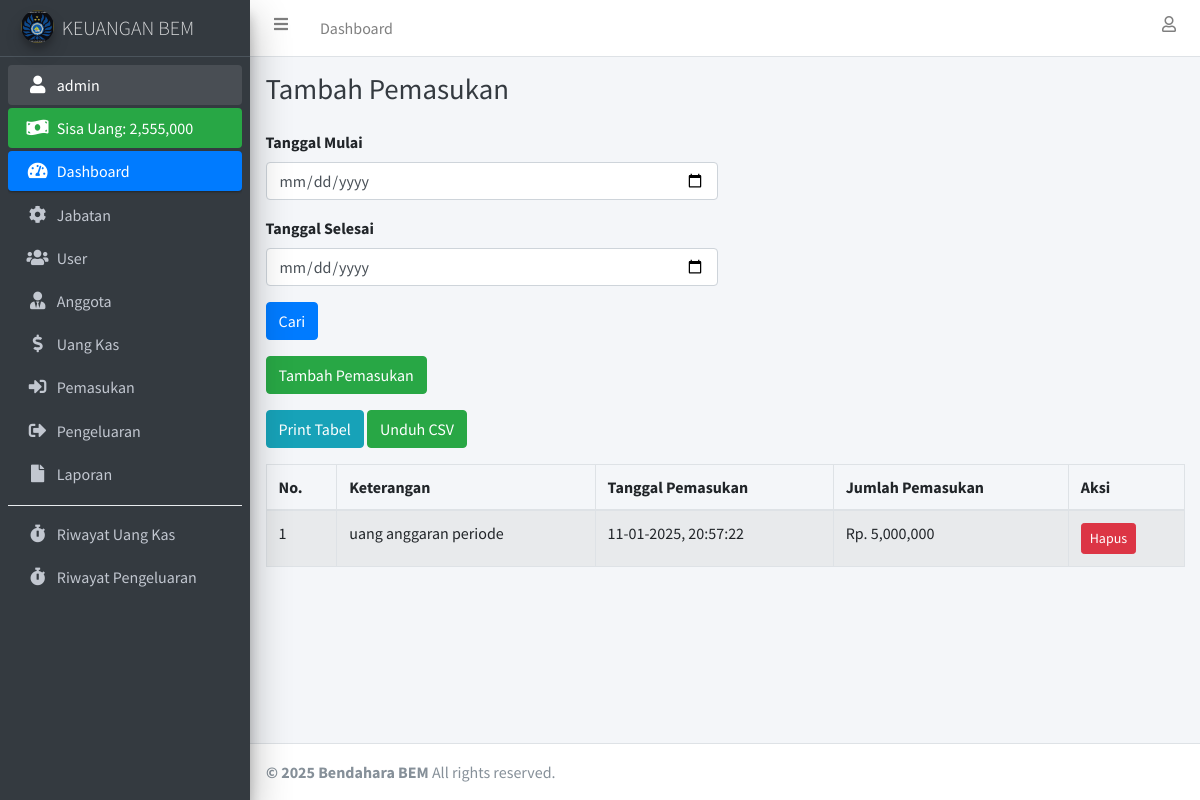
The app's page /pemasukan.php (signed in) with its own data.
### tables this page shows
CREATE TABLE `user` (
  `id_user` int(11) NOT NULL,
  `nama_lengkap` varchar(100) NOT NULL,
  `username` varchar(100) NOT NULL,
  `password` varchar(255) NOT NULL,
  `id_jabatan` int(11) NOT NULL
);

CREATE TABLE `pemasukan` (
  `id_pemasukan` int(11) NOT NULL,
  `jumlah_pemasukan` bigint(20) NOT NULL,
  `keterangan` text NOT NULL,
  `tanggal_pemasukan` datetime DEFAULT current_timestamp()
);

### connection.php (called while the page is built, shortened)
<?php
	$host		= "localhost";
	$username	= "root";
	$password	= "";
	$database	= "uang_kas";
	$conn 		= mysqli_connect($host, $username, $password, $database);
if (isset($_SESSION['id_user'])) {
	function dataUser() {
		global $conn;
		$id_user = $_SESSION['id_user'];
		return mysqli_fetch_assoc(mysqli_query($conn, "SELECT * FROM user INNER JOIN jabatan ON user.id_jabatan = jabatan.id_jabatan WHERE id_user = '$id_user'"));
	}
}

### pemasukan.php (the view, shortened to what this page needs)
<?php
require 'connection.php';
$search_query = "";
?>
<!DOCTYPE html>
<html lang="id">
<head>
    <?php include 'include/css.php'; ?>
</head>
<body class="hold-transition sidebar-mini layout-fixed">
<div class="wrapper">
    <?php include 'include/navbar.php'; ?>
    <?php include 'include/sidebar.php'; ?>
    <div class="content-wrapper">
        <div class="content-header">
            <div class="container-fluid">
                <div class="row mb-2">
                    <div class="col-sm">
                        <h1 class="m-0 text-dark">Tambah Pemasukan</h1>
                    </div>
                </div>
            </div>
        </div>
        <section class="content">
            <div class="container-fluid">
                <div class="row">
                    <div class="col-lg-6">
                        <form method="post">
                            <div class="form-group">
                                <label for="start_date">Tanggal Mulai</label>
                                <input type="date" name="start_date" class="form-control">
                            </div>
                            <div class="form-group">
                                <label for="end_date">Tanggal Selesai</label>
                                <input type="date" name="end_date" class="form-control">
                            </div>
                            <button type="submit" name="btnSearch" class="btn btn-primary">Cari</button>
                        </form>
                    </div>
                </div>
            </div>
        </section>
        <section class="content">
            <div class="container-fluid">
                <div class="row">
                    <div class="col-lg-6">
                        <button id="toggleFormBtn" class="btn btn-success mb-3">Tambah Pemasukan</button>
                    </div>
                </div>
            </div>
        </section>
        <section class="content">
            <div class="container-fluid">
                <div class="row">
                    <div class="col-lg-12">
                        <div class="mb-3">
                            <button onclick="printTable()" class="btn btn-info">Print Tabel</button>
                            <a href="?download_csv=true" class="btn btn-success">Unduh CSV</a>
                        </div>
                        <div class="table-responsive">
                            <table class="table table-bordered table-hover table-striped" id="pemasukanTable">
                                <thead>
                                    <tr>
                                        <th>No.</th>
                                        <th>Keterangan</th>
                                        <th>Tanggal Pemasukan</th>
                                        <th>Jumlah Pemasukan</th>
                                        <th>Aksi</th>
                                    </tr>
                                </thead>
                                <tbody>
                                    <?php
                                    $result = mysqli_query($conn, "SELECT * FROM pemasukan $search_query ORDER BY tanggal_pemasukan DESC");
                                    $i = 1;
                                    while ($row = mysqli_fetch_assoc($result)) {
                                    ?>
                                    <tr>
                                        <td><?= $i++; ?></td>
                                        <td><?= $row['keterangan']; ?></td>
                                        <td><?= date("d-m-Y, H:i:s", strtotime($row['tanggal_pemasukan'])); ?></td>
                                        <td>Rp. <?= number_format($row['jumlah_pemasukan']); ?></td>
                                        <td>
                                            <a href="pemasukan.php?delete_id=<?= $row['id_pemasukan']; ?>"
                                               class="btn btn-danger btn-sm"
                                               onclick="return confirm('Yakin ingin menghapus pemasukan ini?');">
                                               Hapus
                                            </a>
                                        </td>
                                    </tr>
                                    <?php } ?>
                                </tbody>
                            </table>
                        </div>
                    </div>
                </div>
            </div>
        </section>
    </div>
    <footer class="main-footer">
        <strong>&copy; 2025 Bendahara BEM</strong>
        All rights reserved.
    </footer>
</div>
</body>
</html>

### include/sidebar.php
<?php
  $dataUser = dataUser();
  $jml_pengeluaran = mysqli_fetch_assoc(mysqli_query($conn, "SELECT sum(jumlah_pengeluaran) as jml_pengeluaran FROM pengeluaran"));
  $jml_pengeluaran = $jml_pengeluaran['jml_pengeluaran'];
  $jml_pemasukan = mysqli_fetch_assoc(mysqli_query($conn, "SELECT sum(jumlah_pemasukan) as jml_pemasukan FROM pemasukan"));
  $jml_pemasukan = $jml_pemasukan['jml_pemasukan'];
  $jml_uang_kas = mysqli_fetch_assoc(mysqli_query($conn, "SELECT sum(minggu_ke_1 + minggu_ke_2 + minggu_ke_3 + minggu_ke_4) as jml_uang_kas FROM uang_kas"));
  $jml_uang_kas = $jml_uang_kas['jml_uang_kas'];
?>
<aside class="main-sidebar sidebar-dark-primary elevation-5">
  <a href="index.php" class="brand-link">
    <img src="assets/img/img_properties/images.jpg" alt="AdminLTE Logo" class="brand-image img-circle elevation-3" style="opacity: .8">
    <span class="brand-text font-weight-light">KEUANGAN BEM</span>
  </a>
  <div class="sidebar">
    <nav class="mt-2">
      <ul class="nav nav-pills nav-sidebar flex-column" data-widget="treeview" role="menu" data-accordion="false">
        <li class="nav-item has-treeview menu-open">
          <a href="profile.php" class="nav-link"><i class="nav-icon fas fa-fw fa-user"></i> <p><?= $dataUser['username']; ?></p></a>
        </li>
        <li class="nav-item">
          <div class="bg-success nav-link text-white">
            <i class="nav-icon fas fa-money-bill-wave"></i>
            <p>
              Sisa Uang: <?= number_format($jml_uang_kas - $jml_pengeluaran + $jml_pemasukan); ?>
            </p>
          </div>
        </li>
        <li class="nav-item has-treeview menu-open">
          <a href="index.php" class="nav-link active">
            <i class="nav-icon fas fa-tachometer-alt"></i>
            <p>
              Dashboard
            </p>
          </a>
        </li>
        <?php if ($dataUser['id_jabatan'] == '1'): ?>
          <li class="nav-item">
            <a href="jabatan.php" class="nav-link">
              <i class="nav-icon fas fa-cog"></i>
              <p>
                Jabatan
              </p>
            </a>
          </li>
          <li class="nav-item">
            <a href="user.php" class="nav-link">
              <i class="nav-icon fas fa-users"></i>
              <p>
                User
              </p>
            </a>
          </li>
        <?php endif ?>
        <li class="nav-item">
          <a href="siswa.php" class="nav-link">
            <i class="fas fa-user-tie nav-icon"></i>
            <p>Anggota</p>
          </a>
        </li>
        <li class="nav-item">
          <a href="uang_kas.php" class="nav-link">
            <i class="fas fa-dollar-sign nav-icon"></i>
            <p>Uang Kas</p>
          </a>
        </li>
        <li class="nav-item">
          <a href="pemasukan.php" class="nav-link">
            <i class="fas fa-sign-in-alt nav-icon"></i>
            <p>Pemasukan</p>
          </a>
        </li>
        <li class="nav-item">
          <a href="pengeluaran.php" class="nav-link">
            <i class="fas fa-sign-out-alt nav-icon"></i>
            <p>Pengeluaran</p>
          </a>
        </li>
        <li class="nav-item">
          <a href="laporan.php" class="nav-link">
            <i class="fas fa-file nav-icon"></i>
            <p>Laporan</p>
          </a>
        </li>
        <div class="dropdown-divider"></div>
        <li class="nav-item">
          <a href="riwayat.php" class="nav-link">
            <i class="fas fa-stopwatch nav-icon"></i>
            <p>Riwayat Uang Kas</p>
          </a>
        </li>
        <li class="nav-item">
          <a href="riwayat_pengeluaran.php" class="nav-link">
            <i class="fas fa-stopwatch nav-icon"></i>
            <p>Riwayat Pengeluaran</p>
          </a>
        </li>
      </ul>
    </nav>
  </div>
</aside>

### records on screen
user: username "admin"
pemasukan: keterangan "uang anggaran periode", tanggal_pemasukan "11-01-2025, 20:57:22", jumlah_pemasukan "5,000,000"

### other values on screen
$jml_uang_kas - $jml_pengeluaran + $jml_pemasukan "2,555,000"
